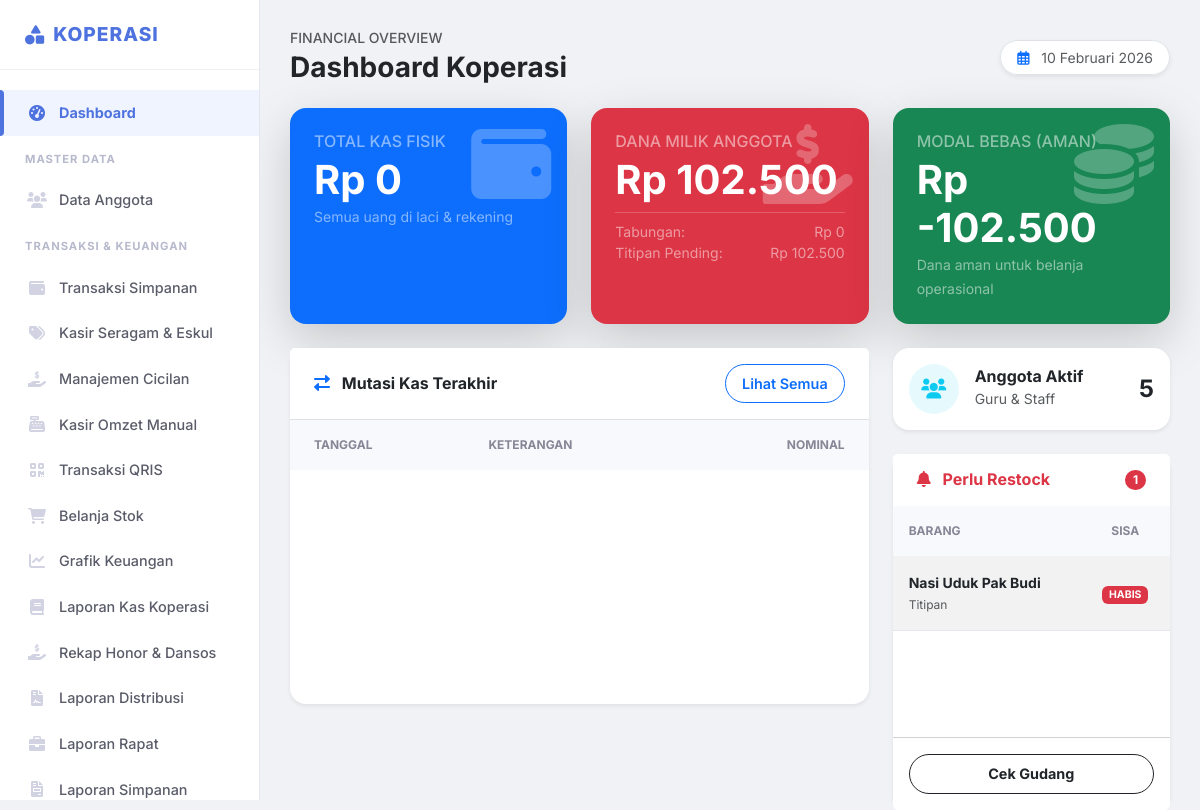
Page /index.php (signed in) on the earlier database version.
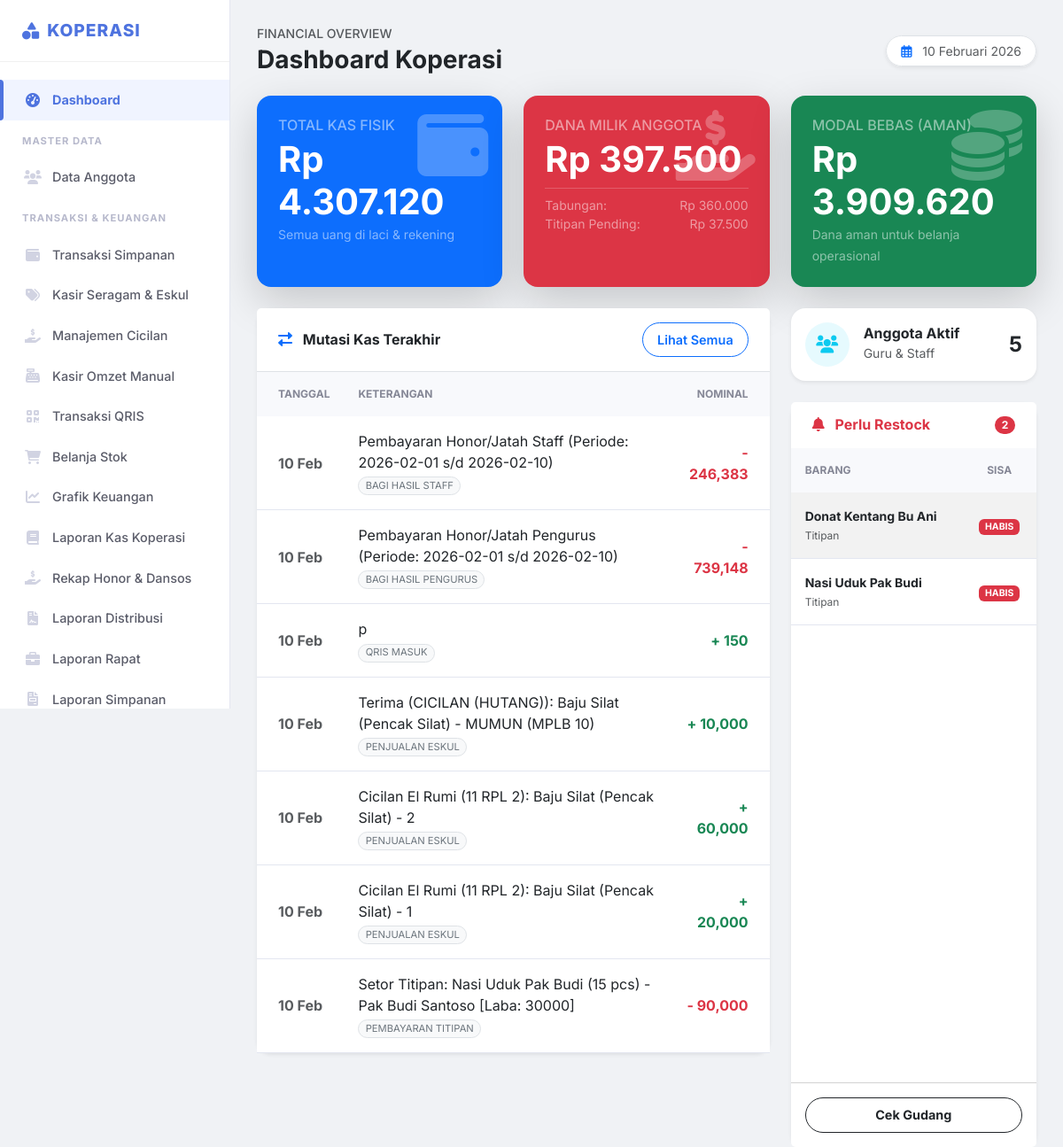
Same page on the later database version.
### tables this page shows
CREATE TABLE `titipan` (
  `id` int(11) NOT NULL,
  `anggota_id` int(11) NOT NULL,
  `nama_barang` varchar(100) NOT NULL,
  `tanggal_titip` date NOT NULL,
  `stok_awal` int(11) NOT NULL,
  `stok_terjual` int(11) DEFAULT 0,
  `harga_modal` decimal(15,2) NOT NULL,
  `harga_jual` decimal(15,2) NOT NULL,
  `status_bayar` enum('belum','lunas') DEFAULT 'belum',
  `created_at` timestamp NOT NULL DEFAULT current_timestamp()
);

CREATE TABLE `transaksi_kas` (
  `id` int(11) NOT NULL,
  `tanggal` date NOT NULL,
  `kategori` varchar(100) NOT NULL,
  `arus` enum('masuk','keluar') NOT NULL,
  `jumlah` decimal(15,2) NOT NULL,
  `keterangan` text DEFAULT NULL,
  `user_id` int(11) DEFAULT NULL,
  `created_at` timestamp NOT NULL DEFAULT current_timestamp()
);

### config/functions.php (called while the page is built, shortened)
<?php
function formatRp($angka){
    return "Rp " . number_format($angka, 0, ',', '.');
}
function tglIndo($tanggal){
    $bulan = array (
        1 => 'Januari', 'Februari', 'Maret', 'April', 'Mei', 'Juni',
        'Juli', 'Agustus', 'September', 'Oktober', 'November', 'Desember'
    );
    $pecahkan = explode('-', $tanggal);
    return $pecahkan[2] . ' ' . $bulan[ (int)$pecahkan[1] ] . ' ' . $pecahkan[0];
}
?>

### pages/dashboard.php (the view, shortened to what the changed rows need)
<?php
$q_kas = $pdo->query("SELECT SUM(CASE WHEN arus = 'masuk' THEN jumlah ELSE -jumlah END) as saldo FROM transaksi_kas")->fetch();
$kas_fisik = $q_kas['saldo'] ?? 0;
$q_simp = $pdo->query("SELECT SUM(CASE WHEN tipe_transaksi='setor' THEN jumlah ELSE -jumlah END) as saldo FROM simpanan")->fetch();
$total_tabungan = $q_simp['saldo'] ?? 0;
$q_titip = $pdo->query("SELECT SUM(stok_terjual * harga_modal) as hutang FROM titipan")->fetch();
$hutang_titipan = $q_titip['hutang'] ?? 0;
$total_kewajiban = $total_tabungan + $hutang_titipan;
$dana_bebas = $kas_fisik - $total_kewajiban;
$q_anggota = $pdo->query("SELECT COUNT(*) as total FROM anggota WHERE status_aktif=1")->fetch();
$jml_anggota = $q_anggota['total'];
$limit_stok = 5;
$stok_menipis_list = [];
try {
    $sql = "SELECT id, nama_barang as nama, 'Koperasi' as jenis, stok as sisa FROM stok_koperasi WHERE stok <= $limit_stok";
    $stok_menipis_list = array_merge($stok_menipis_list, $pdo->query($sql)->fetchAll());
} catch (Exception $e) {}
try {
    $sql = "SELECT id, nama_barang as nama, 'Titipan' as jenis, (stok_awal - stok_terjual) as sisa FROM titipan WHERE (stok_awal - stok_terjual) <= $limit_stok";
    $stok_menipis_list = array_merge($stok_menipis_list, $pdo->query($sql)->fetchAll());
} catch (Exception $e) {}
$total_alert = count($stok_menipis_list);
$recent_trx = $pdo->query("SELECT * FROM transaksi_kas ORDER BY tanggal DESC, id DESC LIMIT 7")->fetchAll();
?>
<div class="d-flex justify-content-between align-items-center mb-4">
    <div>
        <h6 class="text-muted text-uppercase small ls-1 mb-1">Financial Overview</h6>
        <h2 class="h3 fw-bold mb-0 text-dark">Dashboard Koperasi</h2>
    </div>
    <div class="d-none d-md-block">
        <span class="bg-white px-3 py-2 rounded-pill shadow-sm text-muted small border">
            <i class="far fa-calendar-alt me-2 text-primary"></i> <?= tglIndo(date('Y-m-d')) ?>
        </span>
    </div>
</div>
<div class="row g-4 mb-4">
    <div class="col-xl-4 col-md-6">
        <div class="card bg-primary text-white h-100 overflow-hidden border-0 shadow-lg rounded-4">
            <div class="card-body position-relative p-4">
                <div class="position-absolute top-0 end-0 opacity-25 m-3"><i class="fas fa-wallet fa-5x"></i></div>
                <h6 class="text-uppercase text-white-50 ls-1 mb-1">Total Kas Fisik</h6>
                <h2 class="display-6 fw-bold mb-0"><?= formatRp($kas_fisik) ?></h2>
                <small class="text-white-50">Semua uang di laci & rekening</small>
            </div>
        </div>
    </div>
    <div class="col-xl-4 col-md-6">
        <div class="card bg-danger text-white h-100 overflow-hidden border-0 shadow-lg rounded-4">
            <div class="card-body position-relative p-4">
                <div class="position-absolute top-0 end-0 opacity-25 m-3"><i class="fas fa-hand-holding-usd fa-5x"></i></div>
                <h6 class="text-uppercase text-white-50 ls-1 mb-1">Dana Milik Anggota</h6>
                <h2 class="display-6 fw-bold mb-0"><?= formatRp($total_kewajiban) ?></h2>
                <div class="mt-2 small text-white-50 border-top pt-2" style="border-color: rgba(255,255,255,0.2) !important;">
                    <div class="d-flex justify-content-between">
                        <span>Tabungan:</span> <span><?= formatRp($total_tabungan) ?></span>
                    </div>
                    <div class="d-flex justify-content-between">
                        <span>Titipan Pending:</span> <span><?= formatRp($hutang_titipan) ?></span>
                    </div>
                </div>
            </div>
        </div>
    </div>
    <div class="col-xl-4 col-md-6">
        <div class="card bg-success text-white h-100 overflow-hidden border-0 shadow-lg rounded-4">
            <div class="card-body position-relative p-4">
                <div class="position-absolute top-0 end-0 opacity-25 m-3"><i class="fas fa-coins fa-5x"></i></div>
                <h6 class="text-uppercase text-white-50 ls-1 mb-1">Modal Bebas (Aman)</h6>
                <h2 class="display-6 fw-bold mb-0"><?= formatRp($dana_bebas) ?></h2>
                <small class="text-white-50">Dana aman untuk belanja operasional</small>
            </div>
        </div>
    </div>
</div>
<div class="row g-4">
    <div class="col-lg-8">
        <div class="card h-100 border-0 shadow-sm rounded-4">
            <div class="card-header bg-white py-3 border-bottom d-flex justify-content-between align-items-center">
                <h6 class="fw-bold text-dark m-0"><i class="fas fa-exchange-alt me-2 text-primary"></i> Mutasi Kas Terakhir</h6>
                <a href="kas/laporan_kas" class="btn btn-sm btn-outline-primary rounded-pill px-3">Lihat Semua</a>
            </div>
            <div class="table-responsive">
                <table class="table table-hover align-middle mb-0">
                    <thead class="bg-light">
                        <tr>
                            <th class="ps-4">Tanggal</th>
                            <th>Keterangan</th>
                            <th class="text-end pe-4">Nominal</th>
                        </tr>
                    </thead>
                    <tbody>
                        <?php foreach($recent_trx as $row): ?>
                        <tr>
                            <td class="ps-4 text-muted fw-bold"><?= date('d M', strtotime($row['tanggal'])) ?></td>
                            <td>
                                <span class="d-block text-dark"><?= htmlspecialchars($row['keterangan']) ?></span>
                                <span class="badge bg-light text-secondary border rounded-pill fw-normal" style="font-size: 0.7rem;">
                                    <?= strtoupper(str_replace('_', ' ', $row['kategori'])) ?>
                                </span>
                            </td>
                            <td class="text-end pe-4">
                                <?php if($row['arus'] == 'masuk'): ?>
                                    <span class="text-success fw-bold">+ <?= number_format($row['jumlah']) ?></span>
                                <?php else: ?>
                                    <span class="text-danger fw-bold">- <?= number_format($row['jumlah']) ?></span>
                                <?php endif; ?>
                            </td>
                        </tr>
                        <?php endforeach; ?>
                    </tbody>
                </table>
            </div>
        </div>
    </div>
    <div class="col-lg-4">
        <div class="card border-0 shadow-sm rounded-4 mb-4">
            <div class="card-body">
                <div class="d-flex align-items-center">
                    <div class="flex-shrink-0">
                        <div class="bg-info bg-opacity-10 text-info rounded-circle d-flex align-items-center justify-content-center" style="width: 50px; height: 50px;">
                            <i class="fas fa-users fa-lg"></i>
                        </div>
                    </div>
                    <div class="flex-grow-1 ms-3">
                        <h6 class="mb-0 fw-bold">Anggota Aktif</h6>
                        <small class="text-muted">Guru & Staff</small>
                    </div>
                    <div class="fw-bold fs-4 text-dark"><?= $jml_anggota ?></div>
                </div>
            </div>
        </div>
        <div class="card h-100 border-0 shadow-sm rounded-4">
            <div class="card-header bg-white py-3 border-bottom-0 d-flex justify-content-between align-items-center">
                <h6 class="fw-bold text-danger m-0"><i class="fas fa-bell me-2"></i> Perlu Restock</h6>
                <span class="badge bg-danger rounded-pill"><?= $total_alert ?></span>
            </div>
            <div class="card-body p-0">
                <?php if($total_alert > 0): ?>
                <div class="table-responsive" style="max-height: 300px;">
                    <table class="table table-striped table-hover mb-0 small">
                        <thead class="bg-light text-muted">
                            <tr>
                                <th class="ps-3">Barang</th>
                                <th class="text-center pe-3">Sisa</th>
                            </tr>
                        </thead>
                        <tbody>
                            <?php foreach($stok_menipis_list as $brg): ?>
                            <tr>
                                <td class="ps-3">
                                    <span class="fw-bold d-block text-dark"><?= htmlspecialchars($brg['nama']) ?></span>
                                    <span class="text-muted" style="font-size: 0.75rem;"><?= $brg['jenis'] ?></span>
                                </td>
                                <td class="text-center pe-3">
                                    <?php if($brg['sisa'] <= 0): ?>
                                        <span class="badge bg-danger">HABIS</span>
                                    <?php else: ?>
                                        <span class="fw-bold text-danger"><?= $brg['sisa'] ?></span>
                                    <?php endif; ?>
                                </td>
                            </tr>
                            <?php endforeach; ?>
                        </tbody>
                    </table>
                </div>
                <?php endif; ?>
            </div>
            <div class="card-footer bg-white text-center p-3">
                <div class="d-grid gap-2">
                    <a href="inventory/stok_koperasi" class="btn btn-outline-dark btn-sm rounded-pill fw-bold">Cek Gudang</a>
                </div>
            </div>
        </div>
    </div>
</div>

Differences in the rows shown:
added transaksi_kas: tanggal "10 Feb", keterangan "Pembayaran Honor/Jatah Staff (Periode: 2026-02-01 s/d 2026-02-10)", kategori "BAGI HASIL STAFF", jumlah "246,383"
added transaksi_kas: tanggal "10 Feb", keterangan "Pembayaran Honor/Jatah Pengurus (Periode: 2026-02-01 s/d 2026-02-10)", kategori "BAGI HASIL PENGURUS", jumlah "739,148"
added transaksi_kas: tanggal "10 Feb", keterangan "p", kategori "QRIS MASUK", jumlah "150"
added transaksi_kas: tanggal "10 Feb", keterangan "Terima (CICILAN (HUTANG)): Baju Silat (Pencak Silat) - MUMUN (MPLB 10)", kategori "PENJUALAN ESKUL", jumlah "10,000"
added transaksi_kas: tanggal "10 Feb", keterangan "Cicilan El Rumi (11 RPL 2): Baju Silat (Pencak Silat) - 2", kategori "PENJUALAN ESKUL", jumlah "60,000"
added transaksi_kas: tanggal "10 Feb", keterangan "Cicilan El Rumi (11 RPL 2): Baju Silat (Pencak Silat) - 1", kategori "PENJUALAN ESKUL", jumlah "20,000"
added transaksi_kas: tanggal "10 Feb", keterangan "Setor Titipan: Nasi Uduk Pak Budi (15 pcs) - Pak Budi Santoso [Laba: 30000]", kategori "PEMBAYARAN TITIPAN", jumlah "90,000"
now on this page (row edited): titipan: nama_barang "Donat Kentang Bu Ani", jenis "Titipan"
Other differences:
formatRp($kas_fisik): "Rp 0" → "Rp 4.307.120"
formatRp($total_kewajiban): "Rp 102.500" → "Rp 397.500"
formatRp($total_tabungan): "Rp 0" → "Rp 360.000"
formatRp($hutang_titipan): "Rp 102.500" → "Rp 37.500"
formatRp($dana_bebas): "Rp -102.500" → "Rp 3.909.620"
$total_alert: "1" → "2"
